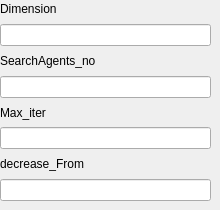
       <widget class="QWidget" name="GWO_3">
        <widget class="QWidget" name="verticalLayoutWidget_12">
         <property name="geometry">
          <rect>
           <x>0</x>
           <y>0</y>
           <width>211</width>
           <height>201</height>
          </rect>
         </property>
         <layout class="QVBoxLayout" name="verticalLayout_20">
          <item>
           <widget class="QLabel" name="label_49">
            <property name="text">
             <string>Dimension</string>
            </property>
           </widget>
          </item>
          <item>
           <widget class="QLineEdit" name="GWO_dim_3"/>
          </item>
          <item>
           <widget class="QLabel" name="label_50">
            <property name="text">
             <string>SearchAgents_no</string>
            </property>
           </widget>
          </item>
          <item>
           <widget class="QLineEdit" name="GWO_SearchAgentsNo_3"/>
          </item>
          <item>
           <widget class="QLabel" name="label_51">
            <property name="text">
             <string>Max_iter</string>
            </property>
           </widget>
          </item>
          <item>
           <widget class="QLineEdit" name="GWO_maxIter_3"/>
          </item>
          <item>
           <widget class="QLabel" name="label_52">
            <property name="text">
             <string>decrease_From</string>
            </property>
           </widget>
          </item>
          <item>
           <widget class="QLineEdit" name="GWO_decreaseFrom_3"/>
          </item>
         </layout>
        </widget>
       </widget>
